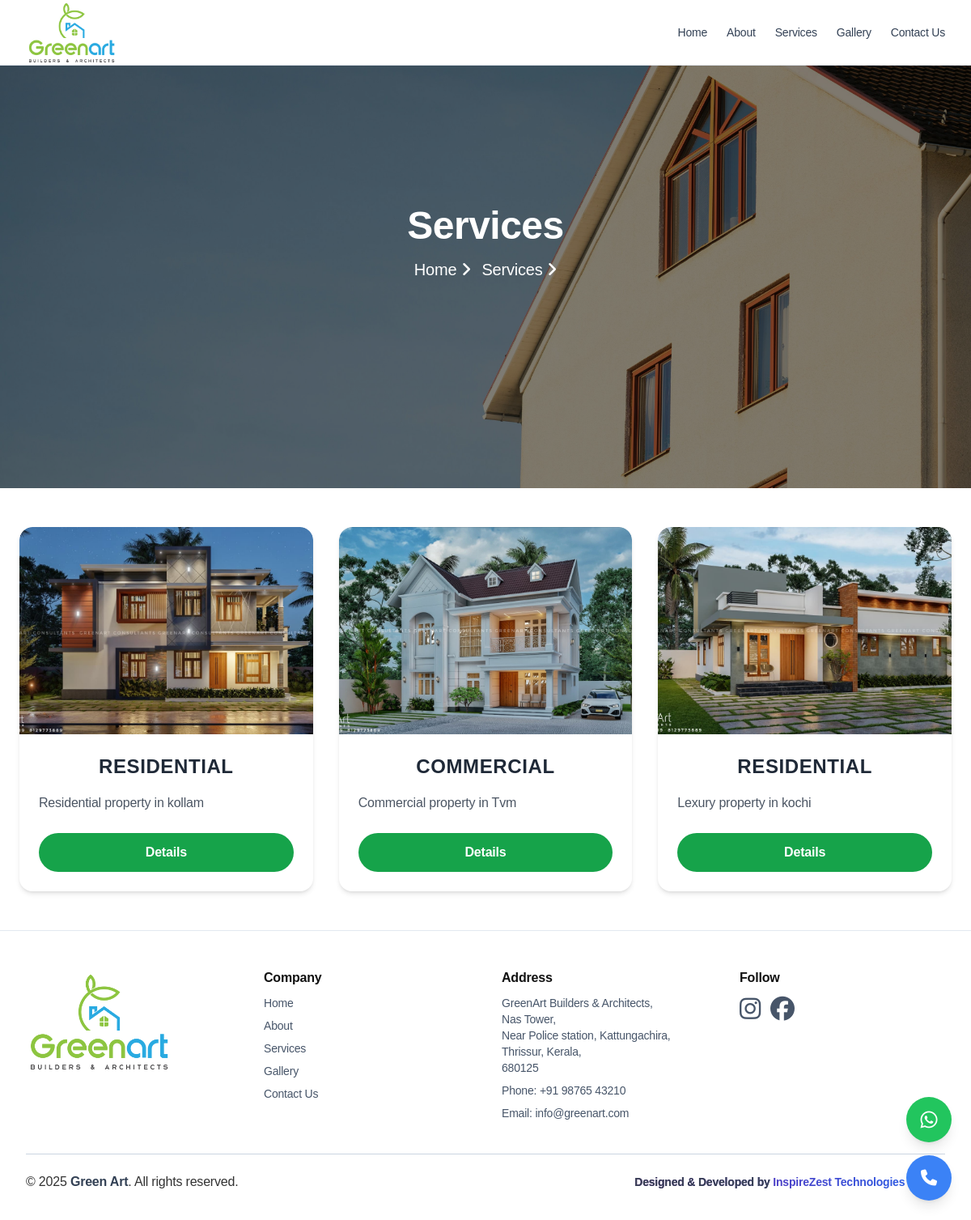
Page /services/ on the committed database.
### app/models.py (models this page shows, shortened)
class Project(models.Model):
    image = models.ImageField(upload_to="project_image/")
    PROJECT_TYPES = [
        ('Residential', 'Residential'),
        ('Commercial', 'Commercial'),
        ('Industrial', 'Industrial'),
    ]
    description = models.CharField(max_length=250)
    project_type = models.CharField(max_length=20, choices=PROJECT_TYPES)
    customer_name = models.CharField(max_length=255)
    location = models.CharField(max_length=255)
    square_feet = models.PositiveIntegerField(null=True, blank=True)
    feature1 = models.CharField(max_length=255, default="Premium Quality Materials")
    feature2 = models.CharField(max_length=255, default="Energy Efficient")
    feature3 = models.CharField(max_length=255, default="Modern Design Concepts")
    feature4 = models.CharField(max_length=255, default="Customizable Options")

### app/views.py (the view)
# urls.py: path('services/', views.services, name='services'),
def services(request):
    services=Project.objects.all()
    return render(request, 'services.html',{"services":services})

### app/templates/services.html
{% extends 'base.html' %}
{% load static %}
{% block content %}
<section class="relative bg-cover bg-center h-[40vh] flex items-center justify-center text-white"
    style="background-image: url('/static/images/header_img.jpeg');">
    <div class="absolute inset-0 bg-black/50"></div>
    <div class="relative z-10 text-center px-6 ">
        <h1 class="text-4xl md:text-5xl font-bold mb-4 text-white">Services</h1>
        <p class="text-lg md:text-xl text-white">
            <span class="mr-2"><a href="/" class="hover:underline">Home</a> <i class="fas fa-angle-right"></i></span>
            <span>Services <i class="fas fa-angle-right"></i></span>
        </p>
    </div>
</section>
<div class="grid grid-cols-1 md:grid-cols-2 lg:grid-cols-3 gap-8 my-12 max-w-7xl mx-auto px-6" >
    {% for service in services %}
    <div class="bg-white shadow-md rounded-2xl overflow-hidden flex flex-col hover:shadow-[0_8px_12px_rgba(0,0,0,0.25)]">
        <img src="{{ service.image.url }}" alt="{{ service.project_type }}"
            class="h-64 w-full object-cover rounded-t-2xl" data-aos="fade-up-right">
        <div class="p-6 flex flex-col flex-grow text-center">
            <h3 class="text-2xl font-bold text-gray-800 mb-4 uppercase tracking-wide">
                {{ service.project_type }}
            </h3>
            <p class="text-gray-600 mb-6 leading-relaxed text-justify">
                {{ service.description }}
            </p>
            <a href="{% url 'service_detail' service.id %}"
                class="mt-auto inline-block bg-green-600 hover:bg-green-700 text-white px-8 py-3 rounded-full font-semibold transition duration-300 ease-in-out">
                Details
            </a>
        </div>
    </div>
    {% empty %}
    <p class="col-span-3 text-center text-gray-500">No services available.</p>
    {% endfor %}
</div>
{% endblock %}

### app/templates/base.html (style rules this page uses)
* { -webkit-user-select: none; -moz-user-select: none; -ms-user-select: none; user-select: none; -webkit-tap-highlight-color: transparent; }
html, body { overflow-x: hidden; scroll-behavior: smooth; overscroll-behavior: none; }
body { font-family: 'Poppins', sans-serif; color: #1a1a1a; line-height: 1.6; letter-spacing: -0.2px; }
h1, h2, h3, h4, h5, h6 { font-family: 'Poppins', sans-serif; font-weight: 600; margin: 0 0 0.5em 0; line-height: 1.2; color: #111; }
h1 { font-size: 3rem; font-weight: 600; letter-spacing: -0.5px; }
h3 { font-size: 1.75rem; font-weight: 500; }
p { font-size: 1rem; font-weight: 300; margin-bottom: 1em; color: #333; }
html { scroll-behavior: smooth; }

### rows in the picture
Project: image (picture), project_type "RESIDENTIAL", description "Residential property in kollam"
Project: image (picture), project_type "COMMERCIAL", description "Commercial property in Tvm"
Project: image (picture), project_type "RESIDENTIAL", description "Lexury property in kochi"
